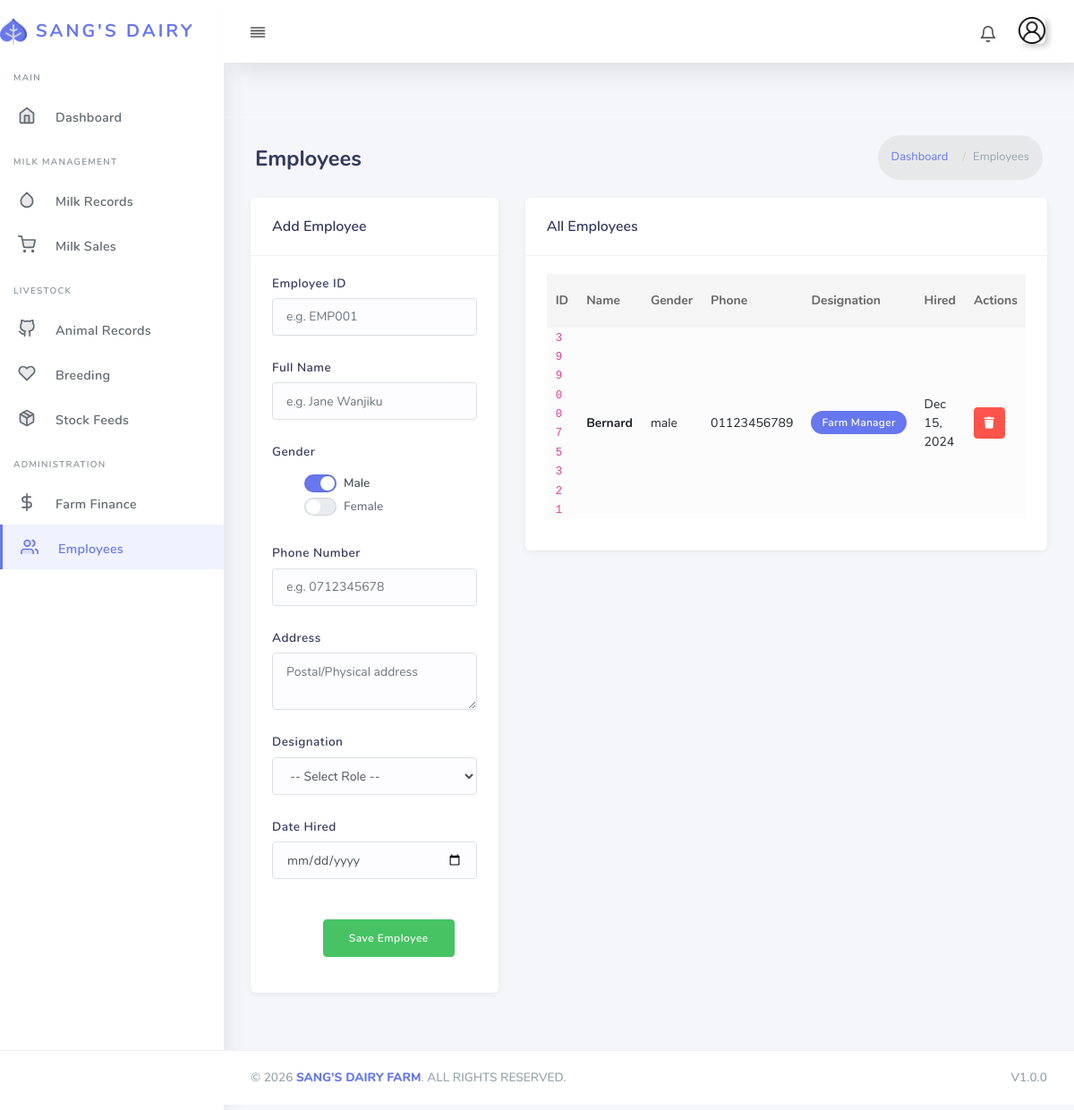
/employee/, run on the app's committed database.
### core/models.py (models this page shows, shortened)
class Employee(models.Model):
    GENDER_CHOICES = [
        ('MALE', 'Male'),
        ('FEMALE', 'Female'),
    ]
    designation_type = [
        ('Farm Manager', 'Farm Manager'),
        ('Milker', 'Milker'),
        ('Herdsman', 'Herdsman'),
    ]
    employee_id = models.CharField(max_length=10, primary_key=True)  # Automatically incrementing ID
    employee_name = models.CharField(max_length=100)
    gender = models.CharField(max_length=6, choices=GENDER_CHOICES)
    phone_number = models.CharField(max_length=15)  # Adjust length based on expected format
    address = models.TextField()
    designation = models.CharField(max_length=20, choices=designation_type, null=True, default='Milker')
    date_hired = models.DateField()

### core/views.py (the view)
# urls.py: path("employee/", views.employee, name="employee"),
def employee(request):
    if request.method == 'POST':
        employee = Employee(
            employee_id=request.POST['employee_id'],
            employee_name=request.POST['employee_name'],
            gender=request.POST['gender'],
            phone_number=request.POST['phone_number'],
            address=request.POST['address'],
            designation=request.POST['designation_type'],
            date_hired=request.POST['date_hired'],
        )
        employee.save()
        return redirect('core:employee')
    else:
        designation_type = Employee.designation_type
        employees = Employee.objects.all().order_by('-date_hired')  # Get all farm finances from the database
        context = {
            'employees': employees,
            'designation_type': designation_type,  # Get all designation types from the database
        }
        return render(request, 'core/employees.html', context)

### templates/core/employees.html (shortened to what this page needs)
{% extends "partials/base.html" %}
{% load static %}
{% block content %}
<div class="main-content">
  <section class="section">
    <div class="section-header">
      <h1>Employees</h1>
      <div class="section-header-breadcrumb">
        <div class="breadcrumb-item"><a href="{% url 'core:index' %}">Dashboard</a></div>
        <div class="breadcrumb-item active">Employees</div>
      </div>
    </div>
    <div class="section-body">
      <div class="row">
        <div class="col-12 col-md-5 col-lg-4">
          <div class="card">
            <div class="card-header">
              <h4>Add Employee</h4>
            </div>
            <div class="card-body">
              <form method="POST">
                <div class="form-group">
                  <label>Employee ID</label>
                  <input type="text" name="employee_id" class="form-control" placeholder="e.g. EMP001" required>
                </div>
                <div class="form-group">
                  <label>Full Name</label>
                  <input type="text" name="employee_name" class="form-control" placeholder="e.g. Jane Wanjiku" required>
                </div>
                <div class="form-group">
                  <label>Gender</label>
                  <div class="mt-2">
                    <label class="custom-switch mr-3">
                      <span class="custom-switch-indicator"></span>
                      <span class="custom-switch-description">Male</span>
                    </label>
                    <label class="custom-switch">
                      <span class="custom-switch-indicator"></span>
                      <span class="custom-switch-description">Female</span>
                    </label>
                  </div>
                </div>
                <div class="form-group">
                  <label>Phone Number</label>
                  <input type="text" name="phone_number" class="form-control" placeholder="e.g. 0712345678" required>
                </div>
                <div class="form-group">
                  <label>Address</label>
                  <textarea name="address" class="form-control" rows="2" placeholder="Postal/Physical address" required></textarea>
                </div>
                <div class="form-group">
                  <label>Designation</label>
                  <select name="designation_type" class="form-control" required>
                    <option value="">-- Select Role --</option>
                  </select>
                </div>
                <div class="form-group">
                  <label>Date Hired</label>
                  <input type="date" name="date_hired" class="form-control" required>
                </div>
                <div class="card-footer text-right">
                  <button type="submit" class="btn btn-save">Save Employee</button>
                </div>
              </form>
            </div>
          </div>
        </div>
        <div class="col-12 col-md-7 col-lg-8">
          <div class="card">
            <div class="card-header">
              <h4>All Employees</h4>
            </div>
            <div class="card-body">
              <div class="table-responsive">
                <table class="table table-striped" id="employeeTable">
                  <thead>
                    <tr>
                      <th>ID</th>
                      <th>Name</th>
                      <th>Gender</th>
                      <th>Phone</th>
                      <th>Designation</th>
                      <th>Hired</th>
                      <th>Actions</th>
                    </tr>
                  </thead>
                  <tbody>
                    {% for emp in employees %}
                    <tr>
                      <td><code>{{ emp.employee_id }}</code></td>
                      <td><strong>{{ emp.employee_name }}</strong></td>
                      <td>{{ emp.gender }}</td>
                      <td>{{ emp.phone_number }}</td>
                      <td>
                        <span class="badge badge-primary">{{ emp.designation }}</span>
                      </td>
                      <td>{{ emp.date_hired|date:"M d, Y" }}</td>
                      <td>
                        <a href="{% url 'core:employee-records-delete' emp.employee_id %}" class="btn btn-action btn-del" title="Delete"><i class="fas fa-trash"></i></a>
                      </td>
                    </tr>
                    {% empty %}
                    <tr><td colspan="7" class="text-center text-muted">No employees added</td></tr>
                    {% endfor %}
                  </tbody>
                </table>
              </div>
            </div>
          </div>
        </div>
      </div>
    </div>
  </section>
</div>
{% endblock content %}

### static/css/custom.css (style rules this page uses)
body { background: #f4f6f9; }
.section-header h1 { font-size: 1.5rem; font-weight: 700; color: #34395e; }
.main-content > .section { padding-top: 10px; }
.card { border: none; border-radius: 6px; box-shadow: 0 2px 6px rgba(0,0,0,0.06); margin-bottom: 24px; }
.card .card-header { border-bottom: 1px solid #f0f0f0; padding: 18px 24px; background: transparent; }
.card .card-header h4 { font-size: 1rem; font-weight: 600; color: #34395e; margin: 0; }
.card .card-body { padding: 20px 24px; }
.btn-action { display: inline-flex; align-items: center; justify-content: center; width: 32px; height: 32px; border-radius: 4px; padding: 0; font-size: 14px; transition: all 0.15s ease; }
.btn-del { background-color: #fc544b; border-color: #fc544b; color: #fff; }
.form-group label { font-weight: 600; font-size: 0.85rem; color: #34395e; margin-bottom: 6px; }
.form-control { border-radius: 4px; border: 1px solid #dce0e6; padding: 8px 14px; font-size: 0.9rem; transition: border-color 0.2s ease, box-shadow 0.2s ease; }
select.form-control { height: 42px !important; appearance: auto; }
.card-footer { background: transparent; border-top: 1px solid #f0f0f0; padding: 15px 24px; }
.btn-save { background-color: #47c363; border-color: #47c363; color: #fff; font-weight: 600; padding: 8px 28px; border-radius: 4px; }
.table-striped tbody tr:nth-of-type(odd) { background-color: #fcfcfd; }
.section-header { display: flex; align-items: center; justify-content: space-between; padding-bottom: 15px; }
.section-header-breadcrumb { display: flex; align-items: center; }
.breadcrumb-item + .breadcrumb-item::before { content: "/"; padding: 0 8px; color: #ccc; }
.breadcrumb-item a { color: #6777ef; font-weight: 500; }
.breadcrumb-item:last-child { color: #98a6ad; }

### data on the page
Employee: employee_id "3990075321", employee_name "Bernard", gender "male", phone_number "01123456789", designation "Farm Manager", date_hired "Dec 15, 2024"
